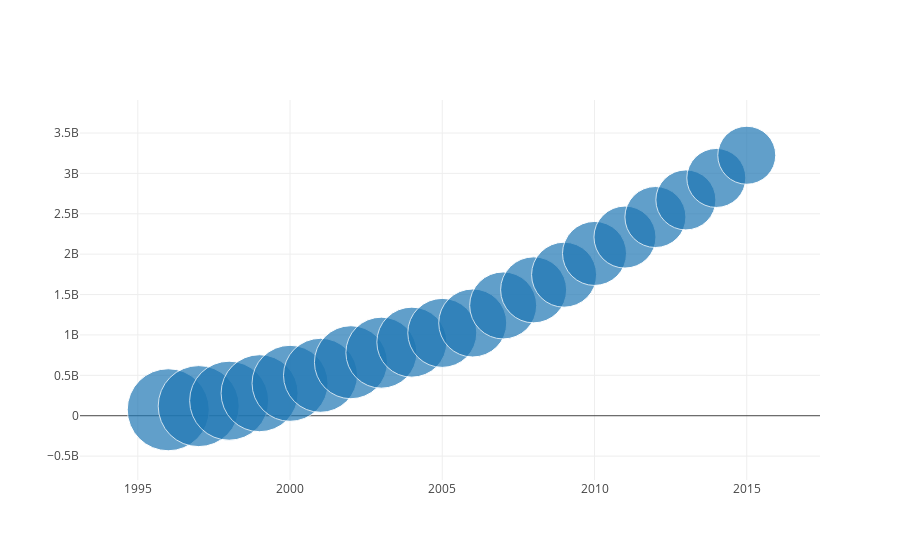

The cell this chart's notebook holds for it:
### Code cell
#Make a bubble graph using plotly, X will be the years, Y growth of internet and bubble size
#adolescents' Pregnancy

py.offline.init_notebook_mode(connected=True)
trace0 = go.Scatter(
    x=x,
    y=int_ac_values,
    mode='markers',
    marker=dict(
        size=size,
    )
)

data = [trace0]
layout = go.Layout(
        title='Internet Connection VS. Adolescent Pregnancy Over the Years',
    xaxis=dict(
        title='Years 1996-2015',
    ),
    yaxis=dict(
        title='Population with internet connection (Billions)',
    ),showlegend=True)
fig = go.Figure(data=data, layout=layout)

py.offline.iplot(data, filename='InternetVsPregnancy')

### Figure 1 — Plotly figure (JSON) as saved in the notebook; plotly's stock layout.template omitted (floating-point values rounded to 4 significant figures)
{"data": [{"marker": {"size": [82, 81, 79, 77, 76, 74, 73, 71, 70, 69, 68, 67, 66, 65, 64, 62, 61, 60, 59, 58]}, "mode": "markers", "type": "scatter", "uid": "d728aa88-98e7-11e8-9733-2016d81e75bb", "x": [1996, 1997, 1998, 1999, 2000, 2001, 2002, 2003, 2004, 2005, 2006, 2007, 2008, 2009, 2010, 2011, 2012, 2013, 2014, 2015], "y": [73900000.0, 119100000.0, 185900000.0, 278600000.0, 401200000.0, 500500000.0, 662373470, 780700000.0, 910735381, 1025409276, 1148043714, 1365082742, 1558109700, 1745800420, 2009056024, 2211705424, 2459877168, 2671651040, 2943511168, 3224603216]}], "layout": {}}
